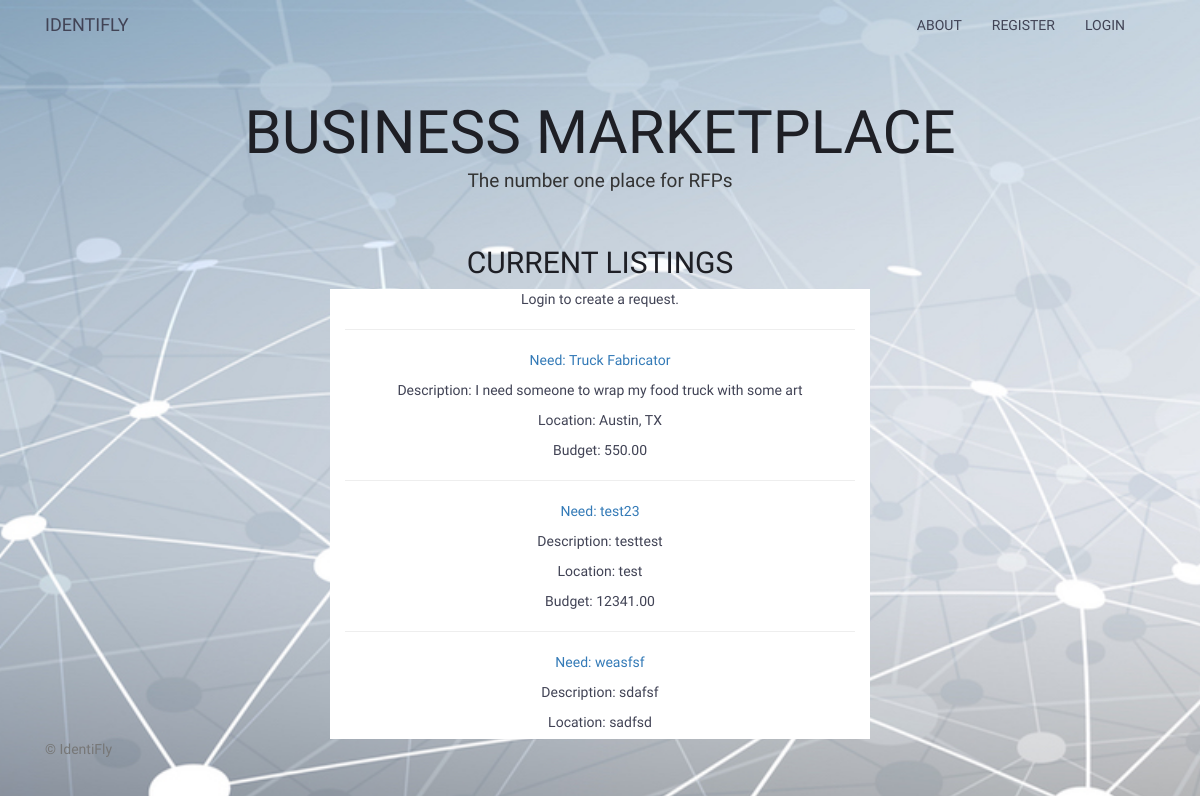
The page / on the database its author committed.
### main_app/models.py (models this page shows, shortened)
class Listing(models.Model):
    user = models.ForeignKey(User)
    topic = models.CharField(verbose_name='Topic', max_length=100)
    description = models.CharField(verbose_name='Description', max_length=100)
    budget = models.DecimalField(verbose_name='Budget', max_digits=10, decimal_places=2)
    location = models.CharField(verbose_name='Location', max_length=50)
    requirement1 = models.CharField(verbose_name='Requirements(1)', max_length=50)
    requirement2 = models.CharField(verbose_name='Requirements(2)', max_length=50)
    requirement3 = models.CharField(verbose_name='Requirements(3)', max_length=50)
    date = models.DateField(verbose_name='Date Posted', default=datetime.now, blank=True)

### main_app/views.py (the view)
# urls.py: url(r'^$', views.index, name="index"),
def index(request):
    listings = Listing.objects.all().order_by('-date')
    form = ListingForm()
    return render(request, 'index.html', {'listings': listings, 'form':form})

### main_app/templates/index.html (shortened to what this page needs)
{% extends 'base.html' %} {% load staticfiles %} {% block content %}
<header>
  <div <class="header-content">
    <div class="header-content-inner text-center">
      <h1 class="header-name"> Business Marketplace </h1>
      <h4 class="header-tag-line"> The number one place for RFPs</h4>
      <br>
    </div>
  </div>
</header>
<div class="container">
  <div class="row">
    <div class="col-sm-6 col-sm-offset-3 text-center">
      <h2> Current Listings</h2>
      <div class="container scroll current-listing-container">
      {% if not user.is_authenticated %}
      <p> Login to create a request.
        <hr>
        {% endif %}
        {% for listing in listings %}
        <a class="text-center" href="/{{listing.id}}">
          <p>Need: {{ listing.topic }}</p>
        </a>
          <p>Description: {{listing.description}}</p>
          <p>Location: {{listing.location}}<p>
          <p>Budget: {{listing.budget}}</p>
        <hr />
        {% endfor %}
    </div>
  </div>
</div>
{% endblock %}

### main_app/templates/base.html (shortened to what this page needs)
{% load static %}
<!DOCTYPE html>
<html>
  <head>
    <link rel="stylesheet" type="text/css" href="{% static 'bootstrap.min.css' %}" />
    <link rel="stylesheet" type="text/css" href="{% static 'bootstrap-grid.min.css' %}" />
    <link rel="stylesheet" type="text/css" href="{% static 'style.css' %}" />
    <link rel="stylesheet" type="text/css" href="{% static 'django_tables2.css' %}" />
    <link rel="stylesheet" type="text/css" href="{% static 'font-awesome.min.css' %}" />
    <link href="https://maxcdn.bootstrapcdn.com/font-awesome/4.7.0/css/font-awesome.min.css" rel="stylesheet">
    <link href="https://fonts.googleapis.com/css?family=Josefin+Sans|Noticia+Text" rel="stylesheet">  {% include 'navbar.html' %}
  {% block content %}
  {% endblock %}
  </div>
    <footer class="footer">
     <div class="container">
       <p class="text-muted">&copy; IdentiFly</p>
     </div>
    </footer>
  </body>
</html>

### main_app/templates/navbar.html (shortened to what this page needs)
<nav class="navbar navbar-inverse">
  <div class="container">
    <div class="navbar-header">
      <a class="navbar-brand" href="/">IdentiFly</a>
    </div>
    <div id="navbar" class="navbar-collapse collapse">
      <ul class="nav navbar-nav pull-right">
        <li><a href="#about">About</a></li>
        {% if not user.is_authenticated %}
        <li><a href="{% url 'register' %}">Register</a></li>
        <li><a href="{% url 'login' %}">Login</a></li>
        {% endif %}
      </ul>
    </div>
  </div>
</nav>

### main_app/static/style.css (style rules this page uses)
header { position: relative; width: 100%; min-height: auto; text-align: center; background-attachment: fixed; background-position: center; background-repeat: no-repeat; background-size: cover; min-height: 100%; }
.header-name { font-size: 60px; font-family: 'Josefin Sans', sans-serif; margin-top: 50px; margin-bottom: 0px; }
.navbar { background-color: transparent; border: #414355; font-family: 'Josefin Sans', sans-serif; }
.navbar-inverse .navbar-nav>li>a, .navbar-inverse .navbar-brand { color: #414355; text-transform: uppercase; }
.navbar-inverse { margin-bottom: 0px; }
h1 { text-align: center; color: #1e1f25; font-weight: 180px; text-transform: uppercase; font-family: 'Josefin Sans', sans-serif; }
h2 { margin-top: 5px; color: #1e1f25; font-family: 'Josefin Sans', sans-serif; text-transform: uppercase; }
.header-tag-line { font-size: 19px; margin-top: 5px; margin-bottom: 29px; }
.scroll { height: 450px; overflow-y: auto; }
.current-listing-container { background-color: white; color: #414355; }

### rows shown on the page
Listing: topic "Truck Fabricator", description "I need someone to wrap my food truck with some art", location "Austin, TX", budget "550.00"
Listing: topic "test23", description "testtest", location "test", budget "12341.00"
Listing: topic "weasfsf", description "sdafsf", location "sadfsd"
